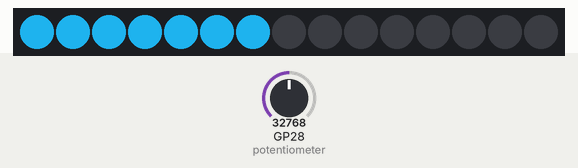
Simulated run of this program. Board: Raspberry Pi Pico running MicroPython. On the bench: 15 RGB LEDs in strip order, left to right. Inputs (shaded band) come from the test bench; at power-on: GP28 (potentiometer) = 32768 (analog values on the 0–65535 scale).

Above: at 1.2 s.
1.3 s: GP28 (potentiometer) set to 0
At 2.5 s:
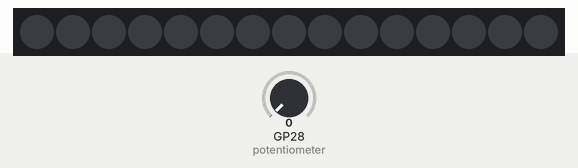
2.8 s: GP28 (potentiometer) set to 65535
At 3.5 s:
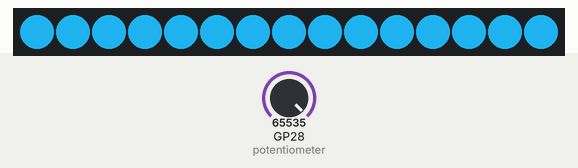
5.8 s: GP28 (potentiometer) set to 57670
At 6.4 s:
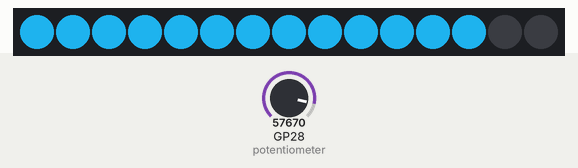
Timing chart, 0 to 8.8 s (numbered marks = the images above; inputs shaded):
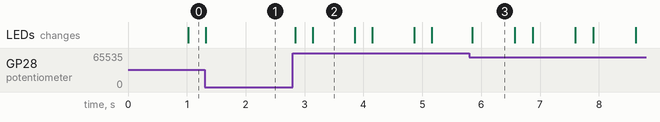

Measured:
- after the input at 1.3 s, the LEDs: change at once (image 1)
- after the input at 2.8 s, the LEDs: first change at once (image 2 shows a later state)
- after the input at 5.8 s, the LEDs: change after 0.05 s (image 3)
- what the display in image 2 shows lasts 0.8 s, from 3.1 s to 3.9 s

The program:

Day10f.py
```python
'''
String lights, slider to turn on/off along string
'''

from machine import Pin, ADC
import time
from neopixel import NeoPixel

# Set up the slider on ADC pin 28
potentiometer = ADC(Pin(28))

# LED details
num_leds = 15
GPIO_number = 2

# Define the LED pin number and number of LEDs
strand = NeoPixel(Pin(GPIO_number), num_leds)

# Divide the analogue range by the number of LEDs
LEDdivision = (65535/num_leds)

# Colour list
# Define some GRB colour variables
white = 140,240,255 #White-ish!
green = 0,255,0
red = 255,0,0
blue = 0,0,255
yellow = 175,255,150
orange = 223, 238, 105
pink = 150,150,200
purple = 100,40,255
iceblue = 25,150,200
unicorn = 150,175,255
bogey = 100, 215, 0

# Define colour
setting = iceblue

# Turn off all leds
strand.fill((0, 0, 0))
strand.write()

sleep = 0.5

while True:
    reading = round( (potentiometer.read_u16()) / LEDdivision )

    strand.fill((0, 0, 0))
    strand.write()

    for led in range(reading):
        strand[led] = (setting)
        strand.write()

        
```
